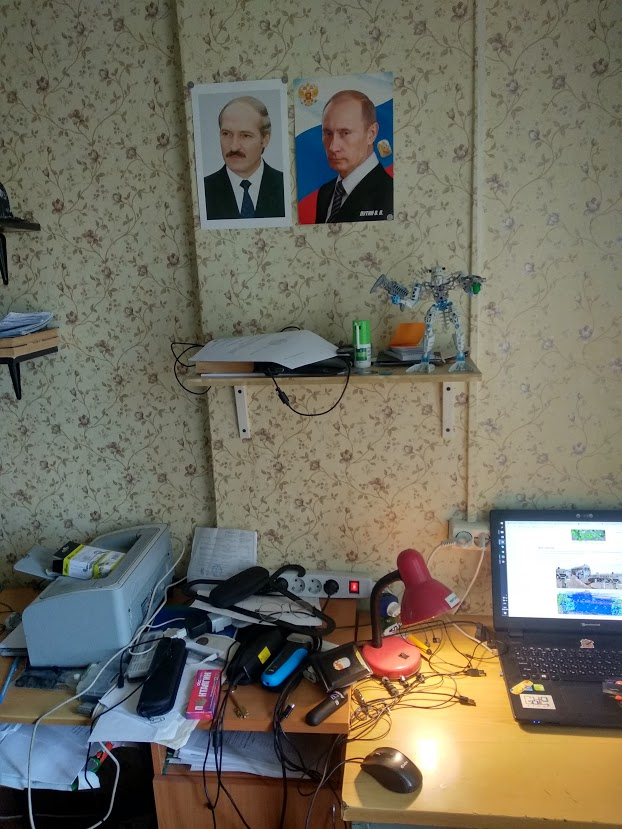
#> input picture vosamples/vo01.jpg, 622 x 829 px
$ python discriptor_test_fail.py
#> lines starting #> are read from the running program, lines starting #| are printed output that depends on the picture; long printed decimals are rounded
# pip install opencv-contrib-python==3.4.0.12
import cv2
import numpy as np
import matplotlib.pyplot as plt


# example from https://docs.opencv.org/3.3.0/dc/dc3/tutorial_py_matcher.html

def imshow(img):
    print("* Show image...")
    cv2.imshow("image", img)
    print("* Waiting for any keyboard command...")
    cv2.waitKey(0)
    cv2.destroyAllWindows()


def ratiotest(matches):
    good = []
    print("* Ratio test")
    for m, n in matches:
        if m.distance < 0.9 * n.distance:
            good.append(m)
    return good


def execute_findHomography(good, kp1, kp2):  # , img1, img2):
    print("*Find homography")
    if len(good) > MIN_MATCH_COUNT:
        src_pts = np.float32([kp1[m.queryIdx].pt for m in good]).reshape(-1, 1, 2)
        dst_pts = np.float32([kp2[m.trainIdx].pt for m in good]).reshape(-1, 1, 2)

        M, mask = cv2.findHomography(src_pts, dst_pts, cv2.RANSAC, 5.0)
        matchesMask = mask.ravel().tolist()

        # [6 lines of commented-out code are left out]

    else:
        print("Not enough matches are found - %d/%d" % (len(good), MIN_MATCH_COUNT))
        matchesMask = None
    return matchesMask


MIN_MATCH_COUNT = 10

print("load image 1...")
img1 = cv2.imread("vosamples/vo01.jpg")
#> img1 is the input picture: shape (829, 622, 3); mean B, G, R 95.9, 109.9, 113.5

print("load image 2...")
img2 = cv2.imread("vosamples/vo02.jpg")
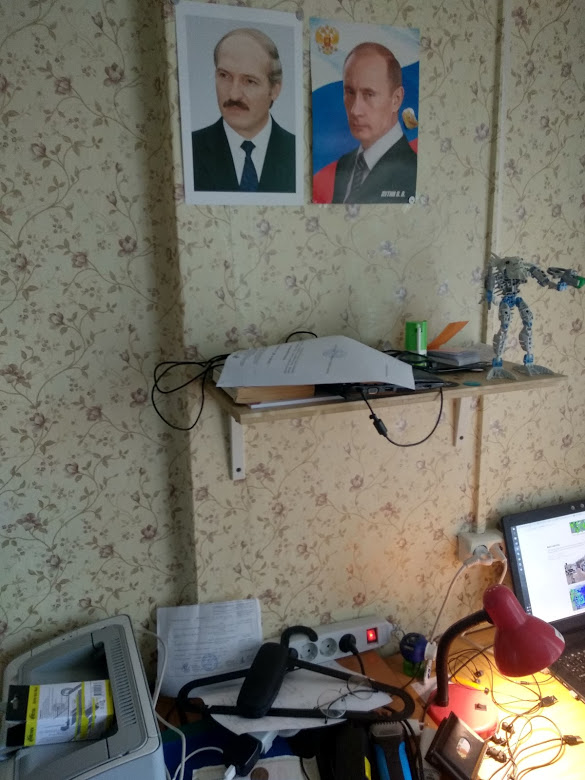
#> input picture vosamples/vo02.jpg, 585 x 780 px
#> img2 is the input picture: shape (780, 585, 3); mean B, G, R 102.8, 113, 115.8

print("load image 3...")
img3 = cv2.imread("vosamples/vo03.jpg")
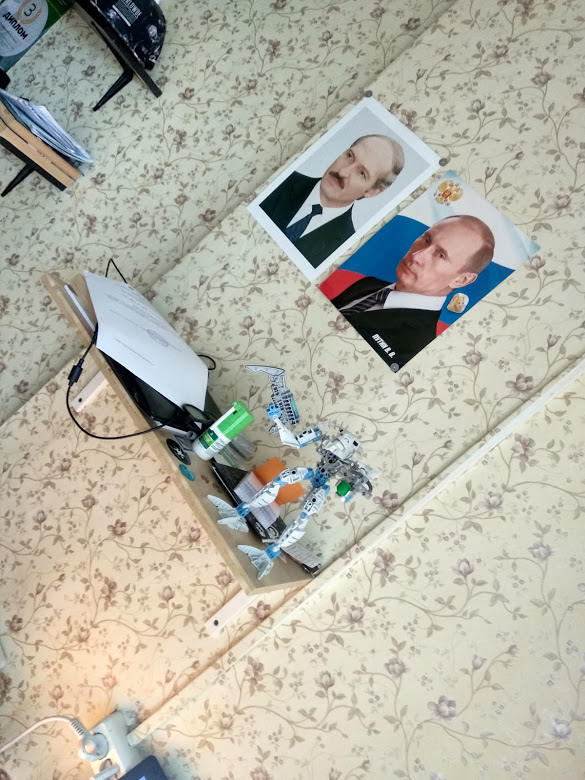
#> input picture vosamples/vo03.jpg, 585 x 780 px
#> img3 is the input picture: shape (780, 585, 3); mean B, G, R 166.3, 178.5, 180

print("initiate sift detector...")
sift = cv2.xfeatures2d.SIFT_create()

print("Process sift example...")
kp1, des1 = sift.detectAndCompute(img1, None)
#> kp1 = 2962 keypoints; strongest (x, y, size): (240, 391, 2.2), (403, 678, 2.2), (448, 389, 2.4), (244, 431, 2.1)
kp2, des2 = sift.detectAndCompute(img2, None)
#> kp2 = 2386 keypoints; strongest (x, y, size): (571, 740, 8.2), (508, 729, 5.6), (547, 701, 8.4), (371, 635, 2.2)
kp3, des3 = sift.detectAndCompute(img3, None)
#> kp3 = 5228 keypoints; strongest (x, y, size): (294, 472, 2.1), (355, 443, 2.9), (80, 400, 2.3), (314, 500, 2.4)

# print(len(des1),len(des3))
# DES13 = np.float32(np.vstack((np.array(des1),np.array(des3))))
# print(len(DES13))

print("Initiate brute force matching descriptor")
bf = cv2.BFMatcher()
print(">Second-first simple matching image processing...")
matchesA = bf.match(des2, des1)
#> matchesA = 2386 matches
print(">Second-third simple matching image processing...")
matchesB = bf.match(des2, des3)
#> matchesB = 2386 matches


# [8 lines of commented-out code are left out]

def my_test(matchA, matchB):
    mydist = 0.2
    best = []
    for m, n in zip(matchA, matchB):
        if abs(m.distance - n.distance) / 100 < mydist:
            print(abs(m.distance - n.distance) / 100)
            best.append([m, n])
#> this loop made 2386 passes
#| 0.004015
#| 0.04853
#| 0.09595
#| 0.03734
#| 0.09201
#| 0.09813
#| 0.1024
#| 0.101
#> (further printed lines are left out)
#> after the loop, best = 986 matches
    return best


best = np.array(my_test(matchesA, matchesB))

print(">      len(des1)", len(des1))
#| >      len(des1) 2962
print(">      len(des2)", len(des2))
#| >      len(des2) 2386
print(">      len(des3)", len(des3))
#| >      len(des3) 5228
print()
print(">      len(best)", len(best))
#| >      len(best) 986

print(">Homography A")
maskA = np.array(execute_findHomography(best[:, 0], kp2, kp1)).astype(bool)
#> in execute_findHomography, `src_pts = np.float32([kp1[m.queryIdx].pt for m in good]).reshape(-1, 1..`: src_pts = 986 rows, first 8: [3, 373.3], [5.01, 543.5], [5.13, 626.2], [5.6, 729.9], [5.89, 84.26], [5.89, 84.26], [5.91, 279.8], [6.07, 633.5]
#> in execute_findHomography, `dst_pts = np.float32([kp2[m.trainIdx].pt for m in good]).reshape(-1, 1..`: dst_pts = 986 rows, first 8: [386.8, 492.6], [360.1, 496.7], [87.98, 420.5], [22.35, 396.5], [394.9, 516.8], [282, 466.9], [15.62, 440], [351.4, 461.1]
#> in execute_findHomography, `M, mask = cv2.findHomography(src_pts, dst_pts, cv2.RANSAC, 5.0)`: M = [[0.335, 0.0432, 103.3], [-0.314, 0.73, 121], [-0.000986, 0.000215, 1]]; mask = 986 values, max 1 at index 172, min 0 at index 0, mean 0.0122
#> in execute_findHomography, `matchesMask = mask.ravel().tolist()`: matchesMask has the same summary as mask
print(">Homography B")
maskB = np.array(execute_findHomography(best[:, 1], kp2, kp3)).astype(bool)
#> in execute_findHomography (call 2), `dst_pts = np.float32([kp2[m.trainIdx].pt for m in good]).reshape(-1, 1..`: dst_pts = 986 rows, first 8: [319.9, 178.5], [551.5, 151.7], [399.8, 773.4], [191.6, 461.7], [5.79, 300.9], [497.6, 505.8], [48.23, 464.7], [339.6, 333.4]

print(len(maskA))
#| 986
print(len(maskB))
#| 986
best_mask = np.array([m and n for m, n in zip(maskA, maskB)])
# print(best_mask)

best = best[best_mask]

print("After exhomo")
print(">      len(best)", len(best))
#| >      len(best) 0

print("Image show")

img3 = cv2.drawMatches(img2, kp2, img1, kp1, best[:, 0], None)
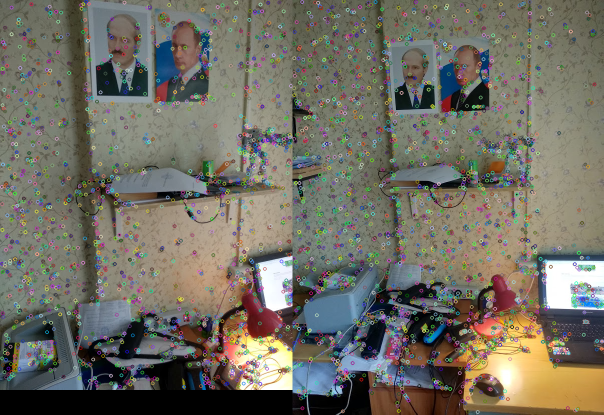
#> img3: shape (829, 1207, 3) (shown at 1/2 size); mean B, G, R 99.7, 110.6, 113.2

imshow(img3)

img4 = cv2.drawMatches(img2, kp2, img3, kp3, best[:, 1], None)
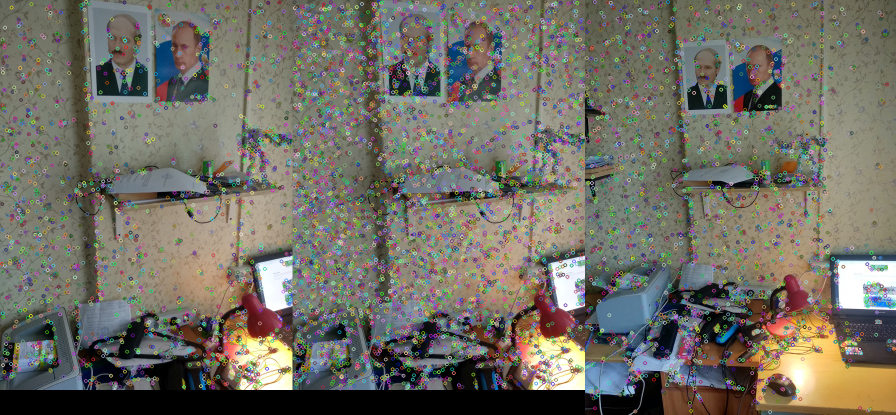
#> img4: shape (829, 1792, 3) (shown at 1/2 size); mean B, G, R 100.8, 110.6, 113.1

imshow(img4)

# [85 lines of commented-out code are left out]
